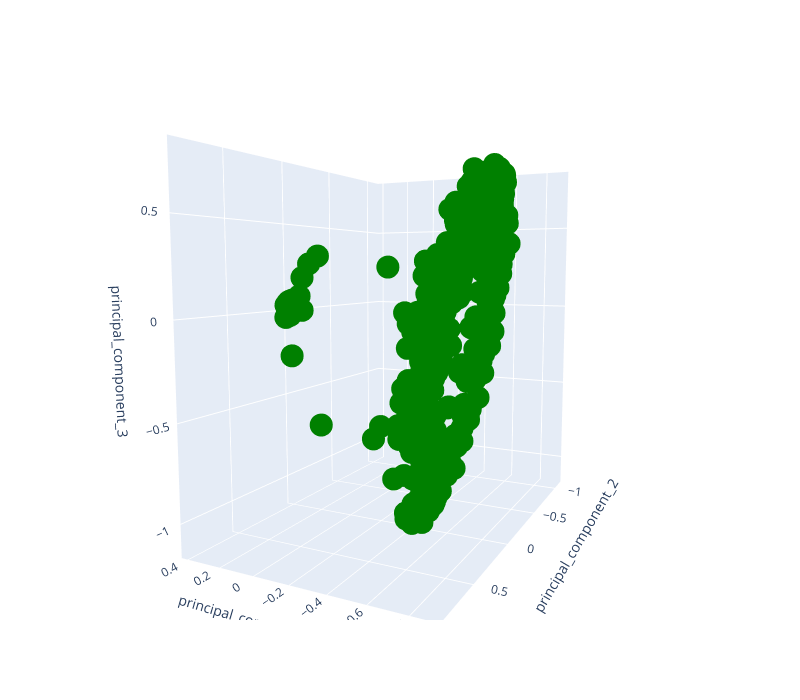

Notebook code cell kept with this figure:
### Markdown cell above
Plotting the dataset in 3D after PCA transformation (Plotando o dataset em 3D após a transformação do PCA).

### Code cell
fig = px.scatter_3d(df_item_pca,
                    x='principal_component_1',
                    y='principal_component_2',
                    z='principal_component_3',
                    width=800,
                    height=700).update_traces(marker=dict(color='green'))
fig.show()

### Figure 1 — Plotly figure (JSON) as saved in the notebook; plotly's stock layout.template omitted (floating-point values rounded to 4 significant figures; data arrays with more than 128 entries replaced by an {"elided": "..."} marker saying what was removed)
{"data": [{"hovertemplate": "principal_component_1=%{x}<br>principal_component_2=%{y}<br>principal_component_3=%{z}<extra></extra>", "legendgroup": "", "marker": {"color": "green", "symbol": "circle"}, "mode": "markers", "name": "", "scene": "scene", "showlegend": false, "type": "scatter3d", "x": {"elided": "982 float values"}, "y": {"elided": "982 float values"}, "z": {"elided": "982 float values"}}], "layout": {"height": 700, "legend": {"tracegroupgap": 0}, "margin": {"t": 60}, "scene": {"aspectmode": "auto", "aspectratio": {"x": 0.7722, "y": 1.14, "z": 1.136}, "camera": {"center": {"x": 0, "y": 0, "z": 0}, "eye": {"x": -0.9504, "y": 1.899, "z": 0.2238}, "projection": {"type": "perspective"}, "up": {"x": 0, "y": 0, "z": 1}}, "domain": {"x": [0, 1], "y": [0, 1]}, "xaxis": {"title": {"text": "principal_component_1"}, "type": "linear"}, "yaxis": {"title": {"text": "principal_component_2"}, "type": "linear"}, "zaxis": {"title": {"text": "principal_component_3"}, "type": "linear"}}, "width": 800}}
